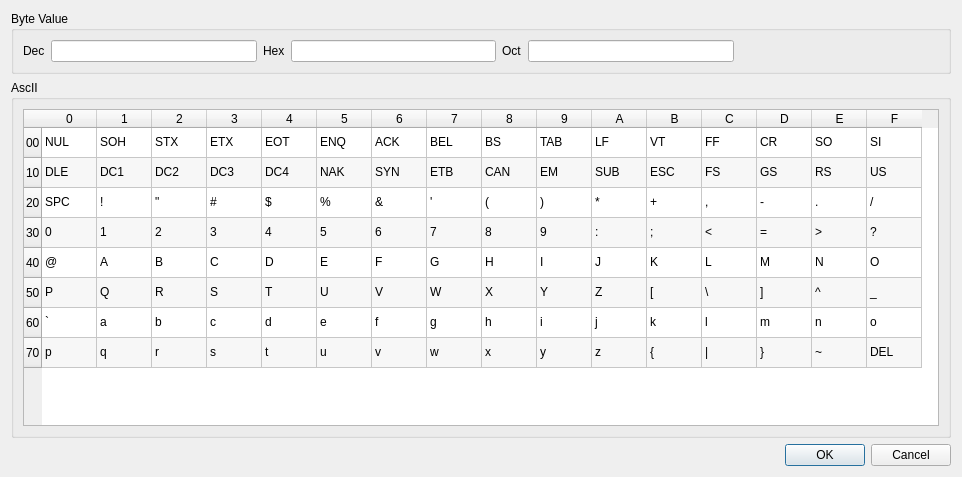
<?xml version="1.0" encoding="UTF-8"?>
<ui version="4.0">
 <class>Form_SendByte</class>
 <widget class="QDialog" name="Form_SendByte">
  <property name="geometry">
   <rect>
    <x>0</x>
    <y>0</y>
    <width>962</width>
    <height>477</height>
   </rect>
  </property>
  <property name="windowTitle">
   <string>Send Byte</string>
  </property>
  <layout class="QVBoxLayout" name="verticalLayout">
   <item>
    <widget class="QGroupBox" name="groupBox">
     <property name="title">
      <string>Byte Value</string>
     </property>
     <layout class="QHBoxLayout" name="horizontalLayout">
      <item>
       <widget class="QLabel" name="label">
        <property name="text">
         <string>Dec</string>
        </property>
       </widget>
      </item>
      <item>
       <widget class="QLineEdit" name="Dec_lineEdit"/>
      </item>
      <item>
       <widget class="QLabel" name="label_2">
        <property name="text">
         <string>Hex</string>
        </property>
       </widget>
      </item>
      <item>
       <widget class="QLineEdit" name="Hex_lineEdit"/>
      </item>
      <item>
       <widget class="QLabel" name="label_3">
        <property name="text">
         <string>Oct</string>
        </property>
       </widget>
      </item>
      <item>
       <widget class="QLineEdit" name="Oct_lineEdit"/>
      </item>
      <item>
       <spacer name="horizontalSpacer">
        <property name="orientation">
         <enum>Qt::Horizontal</enum>
        </property>
        <property name="sizeHint" stdset="0">
         <size>
          <width>40</width>
          <height>20</height>
         </size>
        </property>
       </spacer>
      </item>
     </layout>
    </widget>
   </item>
   <item>
    <widget class="QGroupBox" name="groupBox_2">
     <property name="title">
      <string>AscII</string>
     </property>
     <layout class="QVBoxLayout" name="verticalLayout_2">
      <item>
       <widget class="QTableWidget" name="AscII_tableWidget">
        <property name="editTriggers">
         <set>QAbstractItemView::NoEditTriggers</set>
        </property>
        <property name="showDropIndicator" stdset="0">
         <bool>false</bool>
        </property>
        <property name="dragDropOverwriteMode">
         <bool>false</bool>
        </property>
        <property name="alternatingRowColors">
         <bool>true</bool>
        </property>
        <property name="selectionMode">
         <enum>QAbstractItemView::SingleSelection</enum>
        </property>
        <property name="showGrid">
         <bool>true</bool>
        </property>
        <attribute name="horizontalHeaderDefaultSectionSize">
         <number>55</number>
        </attribute>
        <row>
         <property name="text">
          <string>00</string>
         </property>
        </row>
        <row>
         <property name="text">
          <string>10</string>
         </property>
        </row>
        <row>
         <property name="text">
          <string>20</string>
         </property>
        </row>
        <row>
         <property name="text">
          <string>30</string>
         </property>
        </row>
        <row>
         <property name="text">
          <string>40</string>
         </property>
        </row>
        <row>
         <property name="text">
          <string>50</string>
         </property>
        </row>
        <row>
         <property name="text">
          <string>60</string>
         </property>
        </row>
        <row>
         <property name="text">
          <string>70</string>
         </property>
        </row>
        <column>
         <property name="text">
          <string>0</string>
         </property>
        </column>
        <column>
         <property name="text">
          <string>1</string>
         </property>
        </column>
        <column>
         <property name="text">
          <string>2</string>
         </property>
        </column>
        <column>
         <property name="text">
          <string>3</string>
         </property>
        </column>
        <column>
         <property name="text">
          <string>4</string>
         </property>
        </column>
        <column>
         <property name="text">
          <string>5</string>
         </property>
        </column>
        <column>
         <property name="text">
          <string>6</string>
         </property>
        </column>
        <column>
         <property name="text">
          <string>7</string>
         </property>
        </column>
        <column>
         <property name="text">
          <string>8</string>
         </property>
        </column>
        <column>
         <property name="text">
          <string>9</string>
         </property>
        </column>
        <column>
         <property name="text">
          <string>A</string>
         </property>
        </column>
        <column>
         <property name="text">
          <string>B</string>
         </property>
        </column>
        <column>
         <property name="text">
          <string>C</string>
         </property>
        </column>
        <column>
         <property name="text">
          <string>D</string>
         </property>
        </column>
        <column>
         <property name="text">
          <string>E</string>
         </property>
        </column>
        <column>
         <property name="text">
          <string>F</string>
         </property>
        </column>
        <item row="0" column="0">
         <property name="text">
          <string>NUL</string>
         </property>
        </item>
        <item row="0" column="1">
         <property name="text">
          <string>SOH</string>
         </property>
        </item>
        <item row="0" column="2">
         <property name="text">
          <string>STX</string>
         </property>
        </item>
        <item row="0" column="3">
         <property name="text">
          <string>ETX</string>
         </property>
        </item>
        <item row="0" column="4">
         <property name="text">
          <string>EOT</string>
         </property>
        </item>
        <item row="0" column="5">
         <property name="text">
          <string>ENQ</string>
         </property>
        </item>
        <item row="0" column="6">
         <property name="text">
          <string>ACK</string>
         </property>
        </item>
        <item row="0" column="7">
         <property name="text">
          <string>BEL</string>
         </property>
        </item>
        <item row="0" column="8">
         <property name="text">
          <string>BS</string>
         </property>
        </item>
        <item row="0" column="9">
         <property name="text">
          <string>TAB</string>
         </property>
        </item>
        <item row="0" column="10">
         <property name="text">
          <string>LF</string>
         </property>
        </item>
        <item row="0" column="11">
         <property name="text">
          <string>VT</string>
         </property>
        </item>
        <item row="0" column="12">
         <property name="text">
          <string>FF</string>
         </property>
        </item>
        <item row="0" column="13">
         <property name="text">
          <string>CR</string>
         </property>
        </item>
        <item row="0" column="14">
         <property name="text">
          <string>SO</string>
         </property>
        </item>
        <item row="0" column="15">
         <property name="text">
          <string>SI</string>
         </property>
        </item>
        <item row="1" column="0">
         <property name="text">
          <string>DLE</string>
         </property>
        </item>
        <item row="1" column="1">
         <property name="text">
          <string>DC1</string>
         </property>
        </item>
        <item row="1" column="2">
         <property name="text">
          <string>DC2</string>
         </property>
        </item>
        <item row="1" column="3">
         <property name="text">
          <string>DC3</string>
         </property>
        </item>
        <item row="1" column="4">
         <property name="text">
          <string>DC4</string>
         </property>
        </item>
        <item row="1" column="5">
         <property name="text">
          <string>NAK</string>
         </property>
        </item>
        <item row="1" column="6">
         <property name="text">
          <string>SYN</string>
         </property>
        </item>
        <item row="1" column="7">
         <property name="text">
          <string>ETB</string>
         </property>
        </item>
        <item row="1" column="8">
         <property name="text">
          <string>CAN</string>
         </property>
        </item>
        <item row="1" column="9">
         <property name="text">
          <string>EM</string>
         </property>
        </item>
        <item row="1" column="10">
         <property name="text">
          <string>SUB</string>
         </property>
        </item>
        <item row="1" column="11">
         <property name="text">
          <string>ESC</string>
         </property>
        </item>
        <item row="1" column="12">
         <property name="text">
          <string>FS</string>
         </property>
        </item>
        <item row="1" column="13">
         <property name="text">
          <string>GS</string>
         </property>
        </item>
        <item row="1" column="14">
         <property name="text">
          <string>RS</string>
         </property>
        </item>
        <item row="1" column="15">
         <property name="text">
          <string>US</string>
         </property>
        </item>
        <item row="2" column="0">
         <property name="text">
          <string>SPC</string>
         </property>
        </item>
        <item row="2" column="1">
         <property name="text">
          <string>!</string>
         </property>
        </item>
        <item row="2" column="2">
         <property name="text">
          <string>&quot;</string>
         </property>
        </item>
        <item row="2" column="3">
         <property name="text">
          <string>#</string>
         </property>
        </item>
        <item row="2" column="4">
         <property name="text">
          <string>$</string>
         </property>
        </item>
        <item row="2" column="5">
         <property name="text">
          <string>%</string>
         </property>
        </item>
        <item row="2" column="6">
         <property name="text">
          <string>&amp;</string>
         </property>
        </item>
        <item row="2" column="7">
         <property name="text">
          <string>'</string>
         </property>
        </item>
        <item row="2" column="8">
         <property name="text">
          <string>(</string>
         </property>
        </item>
        <item row="2" column="9">
         <property name="text">
          <string>)</string>
         </property>
        </item>
        <item row="2" column="10">
         <property name="text">
          <string>*</string>
         </property>
        </item>
        <item row="2" column="11">
         <property name="text">
          <string>+</string>
         </property>
        </item>
        <item row="2" column="12">
         <property name="text">
          <string>,</string>
         </property>
        </item>
        <item row="2" column="13">
         <property name="text">
          <string>-</string>
         </property>
        </item>
        <item row="2" column="14">
         <property name="text">
          <string>.</string>
         </property>
        </item>
        <item row="2" column="15">
         <property name="text">
          <string>/</string>
         </property>
        </item>
        <item row="3" column="0">
         <property name="text">
          <string>0</string>
         </property>
        </item>
        <item row="3" column="1">
         <property name="text">
          <string>1</string>
         </property>
        </item>
        <item row="3" column="2">
         <property name="text">
          <string>2</string>
         </property>
        </item>
        <item row="3" column="3">
         <property name="text">
          <string>3</string>
         </property>
        </item>
        <item row="3" column="4">
         <property name="text">
          <string>4</string>
         </property>
        </item>
        <item row="3" column="5">
         <property name="text">
          <string>5</string>
         </property>
        </item>
        <item row="3" column="6">
         <property name="text">
          <string>6</string>
         </property>
        </item>
        <item row="3" column="7">
         <property name="text">
          <string>7</string>
         </property>
        </item>
        <item row="3" column="8">
         <property name="text">
          <string>8</string>
         </property>
        </item>
        <item row="3" column="9">
         <property name="text">
          <string>9</string>
         </property>
        </item>
        <item row="3" column="10">
         <property name="text">
          <string>:</string>
         </property>
        </item>
        <item row="3" column="11">
         <property name="text">
          <string>;</string>
         </property>
        </item>
        <item row="3" column="12">
         <property name="text">
          <string>&lt;</string>
         </property>
        </item>
        <item row="3" column="13">
         <property name="text">
          <string>=</string>
         </property>
        </item>
        <item row="3" column="14">
         <property name="text">
          <string>&gt;</string>
         </property>
        </item>
        <item row="3" column="15">
         <property name="text">
          <string>?</string>
         </property>
        </item>
        <item row="4" column="0">
         <property name="text">
          <string>@</string>
         </property>
        </item>
        <item row="4" column="1">
         <property name="text">
          <string>A</string>
         </property>
        </item>
        <item row="4" column="2">
         <property name="text">
          <string>B</string>
         </property>
        </item>
        <item row="4" column="3">
         <property name="text">
          <string>C</string>
         </property>
        </item>
        <item row="4" column="4">
         <property name="text">
          <string>D</string>
         </property>
        </item>
        <item row="4" column="5">
         <property name="text">
          <string>E</string>
         </property>
        </item>
        <item row="4" column="6">
         <property name="text">
          <string>F</string>
         </property>
        </item>
        <item row="4" column="7">
         <property name="text">
          <string>G</string>
         </property>
        </item>
        <item row="4" column="8">
         <property name="text">
          <string>H</string>
         </property>
        </item>
        <item row="4" column="9">
         <property name="text">
          <string>I</string>
         </property>
        </item>
        <item row="4" column="10">
         <property name="text">
          <string>J</string>
         </property>
        </item>
        <item row="4" column="11">
         <property name="text">
          <string>K</string>
         </property>
        </item>
        <item row="4" column="12">
         <property name="text">
          <string>L</string>
         </property>
        </item>
        <item row="4" column="13">
         <property name="text">
          <string>M</string>
         </property>
        </item>
        <item row="4" column="14">
         <property name="text">
          <string>N</string>
         </property>
        </item>
        <item row="4" column="15">
         <property name="text">
          <string>O</string>
         </property>
        </item>
        <item row="5" column="0">
         <property name="text">
          <string>P</string>
         </property>
        </item>
        <item row="5" column="1">
         <property name="text">
          <string>Q</string>
         </property>
        </item>
        <item row="5" column="2">
         <property name="text">
          <string>R</string>
         </property>
        </item>
        <item row="5" column="3">
         <property name="text">
          <string>S</string>
         </property>
        </item>
        <item row="5" column="4">
         <property name="text">
          <string>T</string>
         </property>
        </item>
        <item row="5" column="5">
         <property name="text">
          <string>U</string>
         </property>
        </item>
        <item row="5" column="6">
         <property name="text">
          <string>V</string>
         </property>
        </item>
        <item row="5" column="7">
         <property name="text">
          <string>W</string>
         </property>
        </item>
        <item row="5" column="8">
         <property name="text">
          <string>X</string>
         </property>
        </item>
        <item row="5" column="9">
         <property name="text">
          <string>Y</string>
         </property>
        </item>
        <item row="5" column="10">
         <property name="text">
          <string>Z</string>
         </property>
        </item>
        <item row="5" column="11">
         <property name="text">
          <string>[</string>
         </property>
        </item>
        <item row="5" column="12">
         <property name="text">
          <string>\</string>
         </property>
        </item>
        <item row="5" column="13">
         <property name="text">
          <string>]</string>
         </property>
        </item>
        <item row="5" column="14">
         <property name="text">
          <string>^</string>
         </property>
        </item>
        <item row="5" column="15">
         <property name="text">
          <string>_</string>
         </property>
        </item>
        <item row="6" column="0">
         <property name="text">
          <string>`</string>
         </property>
        </item>
        <item row="6" column="1">
         <property name="text">
          <string>a</string>
         </property>
        </item>
        <item row="6" column="2">
         <property name="text">
          <string>b</string>
         </property>
        </item>
        <item row="6" column="3">
         <property name="text">
          <string>c</string>
         </property>
        </item>
        <item row="6" column="4">
         <property name="text">
          <string>d</string>
         </property>
        </item>
        <item row="6" column="5">
         <property name="text">
          <string>e</string>
         </property>
        </item>
        <item row="6" column="6">
         <property name="text">
          <string>f</string>
         </property>
        </item>
        <item row="6" column="7">
         <property name="text">
          <string>g</string>
         </property>
        </item>
        <item row="6" column="8">
         <property name="text">
          <string>h</string>
         </property>
        </item>
        <item row="6" column="9">
         <property name="text">
          <string>i</string>
         </property>
        </item>
        <item row="6" column="10">
         <property name="text">
          <string>j</string>
         </property>
        </item>
        <item row="6" column="11">
         <property name="text">
          <string>k</string>
         </property>
        </item>
        <item row="6" column="12">
         <property name="text">
          <string>l</string>
         </property>
        </item>
        <item row="6" column="13">
         <property name="text">
          <string>m</string>
         </property>
        </item>
        <item row="6" column="14">
         <property name="text">
          <string>n</string>
         </property>
        </item>
        <item row="6" column="15">
         <property name="text">
          <string>o</string>
         </property>
        </item>
        <item row="7" column="0">
         <property name="text">
          <string>p</string>
         </property>
        </item>
        <item row="7" column="1">
         <property name="text">
          <string>q</string>
         </property>
        </item>
        <item row="7" column="2">
         <property name="text">
          <string>r</string>
         </property>
        </item>
        <item row="7" column="3">
         <property name="text">
          <string>s</string>
         </property>
        </item>
        <item row="7" column="4">
         <property name="text">
          <string>t</string>
         </property>
        </item>
        <item row="7" column="5">
         <property name="text">
          <string>u</string>
         </property>
        </item>
        <item row="7" column="6">
         <property name="text">
          <string>v</string>
         </property>
        </item>
        <item row="7" column="7">
         <property name="text">
          <string>w</string>
         </property>
        </item>
        <item row="7" column="8">
         <property name="text">
          <string>x</string>
         </property>
        </item>
        <item row="7" column="9">
         <property name="text">
          <string>y</string>
         </property>
        </item>
        <item row="7" column="10">
         <property name="text">
          <string>z</string>
         </property>
        </item>
        <item row="7" column="11">
         <property name="text">
          <string>{</string>
         </property>
        </item>
        <item row="7" column="12">
         <property name="text">
          <string>|</string>
         </property>
        </item>
        <item row="7" column="13">
         <property name="text">
          <string>}</string>
         </property>
        </item>
        <item row="7" column="14">
         <property name="text">
          <string>~</string>
         </property>
        </item>
        <item row="7" column="15">
         <property name="text">
          <string>DEL</string>
         </property>
        </item>
       </widget>
      </item>
     </layout>
    </widget>
   </item>
   <item>
    <widget class="QDialogButtonBox" name="buttonBox">
     <property name="orientation">
      <enum>Qt::Horizontal</enum>
     </property>
     <property name="standardButtons">
      <set>QDialogButtonBox::Cancel|QDialogButtonBox::Ok</set>
     </property>
    </widget>
   </item>
  </layout>
 </widget>
 <resources/>
 <connections>
  <connection>
   <sender>buttonBox</sender>
   <signal>accepted()</signal>
   <receiver>Form_SendByte</receiver>
   <slot>accept()</slot>
   <hints>
    <hint type="sourcelabel">
     <x>248</x>
     <y>254</y>
    </hint>
    <hint type="destinationlabel">
     <x>157</x>
     <y>274</y>
    </hint>
   </hints>
  </connection>
  <connection>
   <sender>buttonBox</sender>
   <signal>rejected()</signal>
   <receiver>Form_SendByte</receiver>
   <slot>reject()</slot>
   <hints>
    <hint type="sourcelabel">
     <x>316</x>
     <y>260</y>
    </hint>
    <hint type="destinationlabel">
     <x>286</x>
     <y>274</y>
    </hint>
   </hints>
  </connection>
 </connections>
</ui>
